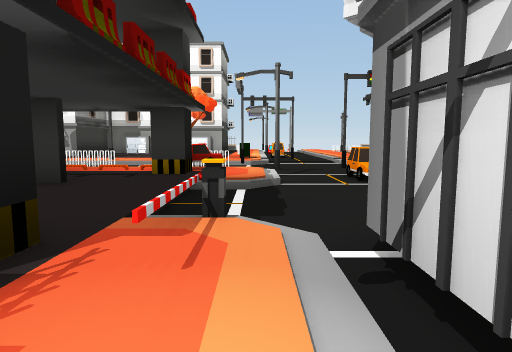
View 1 (above)

24 first-person views from a walk through a Unity game level. The camera is 1.4 m above the floor, tilts 6° down and sees 75° across. The floor is counted in squares, 2 m on a side. Each view is taken from the middle of a square. On the plan, view 1 faces up. The plan holds only what a view shows up to about 10 squares ahead; the rest is blank. The place goes on beyond the plan. The player is left out. Surface patterns are stand-ins for the level's own textures.

View 2
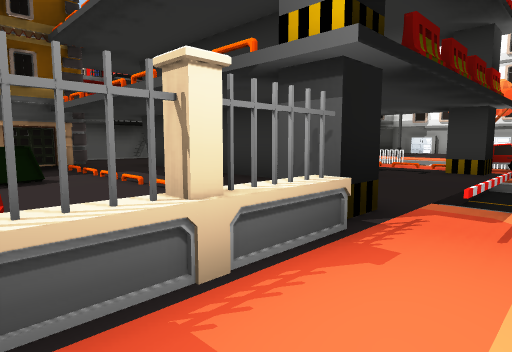

View 3
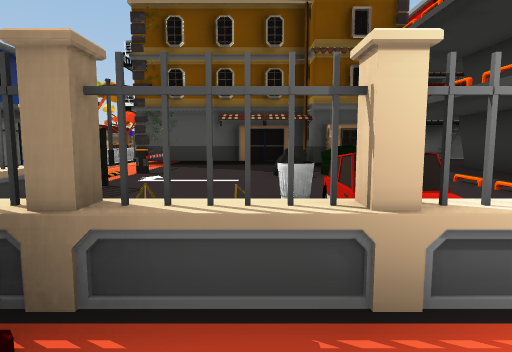

View 4
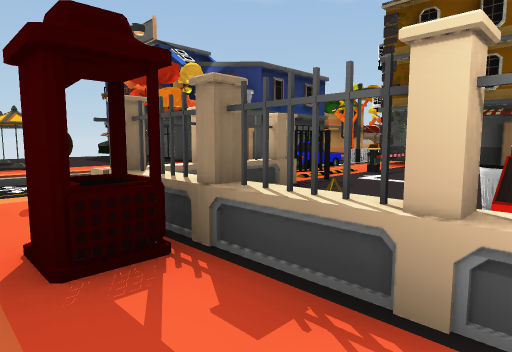

View 5
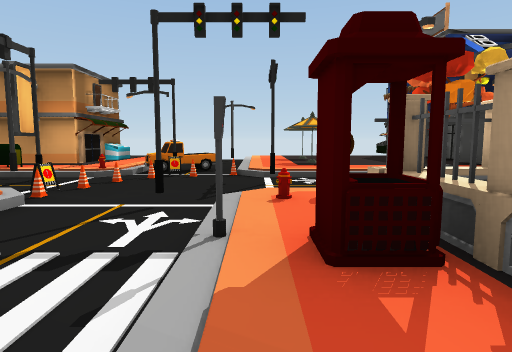

View 6
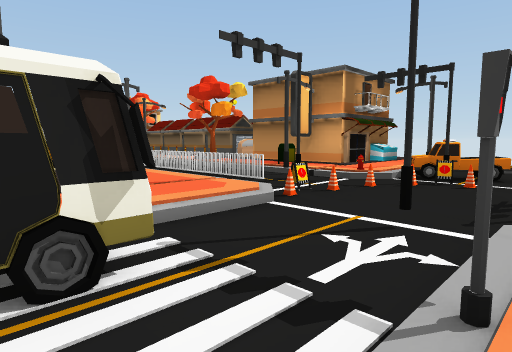

View 7
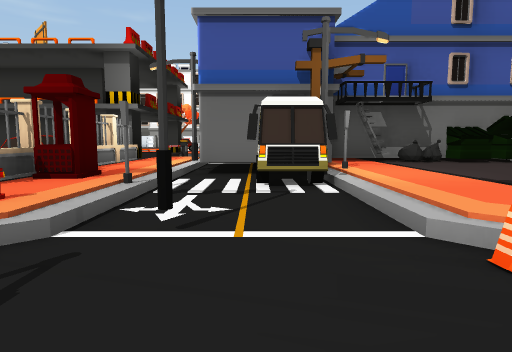

View 8
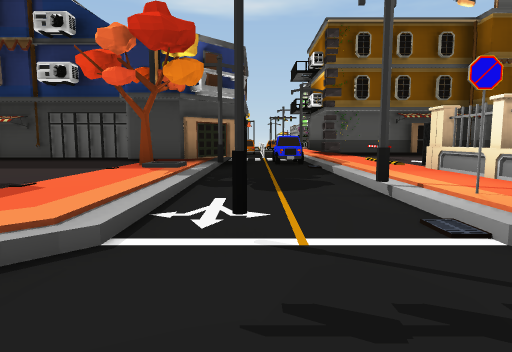

View 9
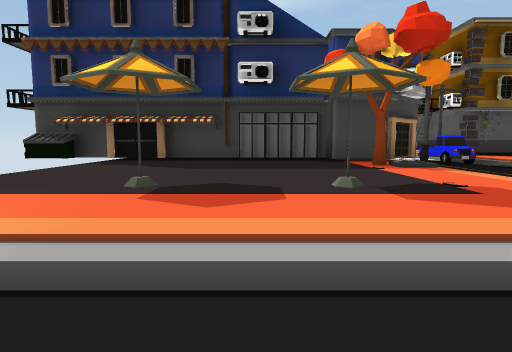

View 10
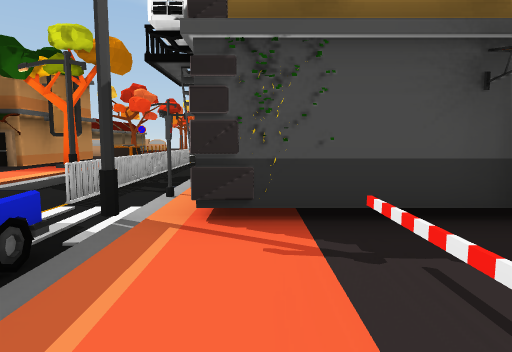

View 11
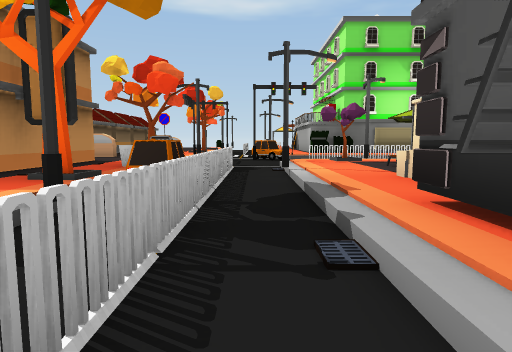

View 12
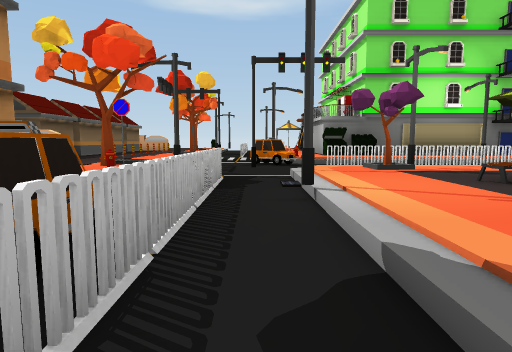

View 13
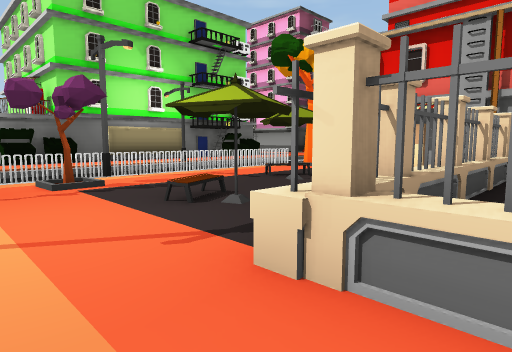

View 14
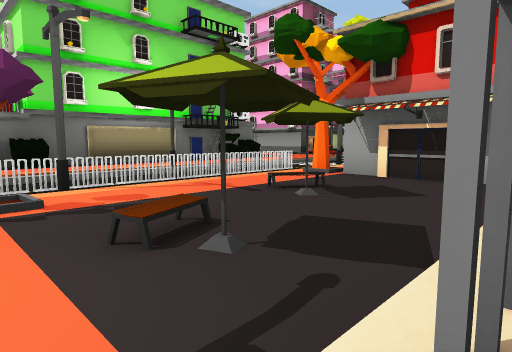

View 15
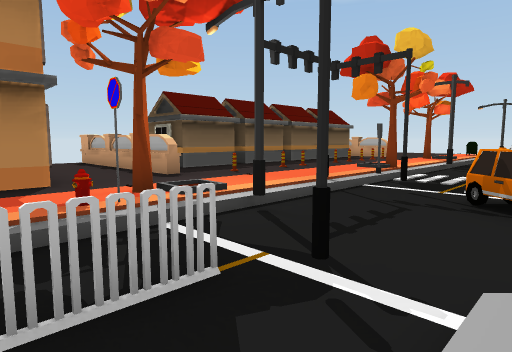

View 16
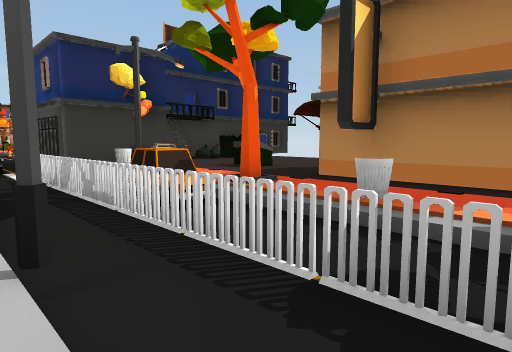

View 17
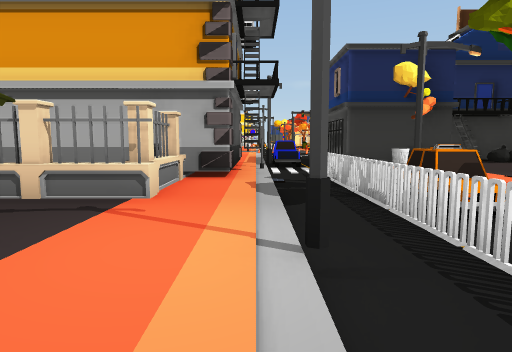

View 18
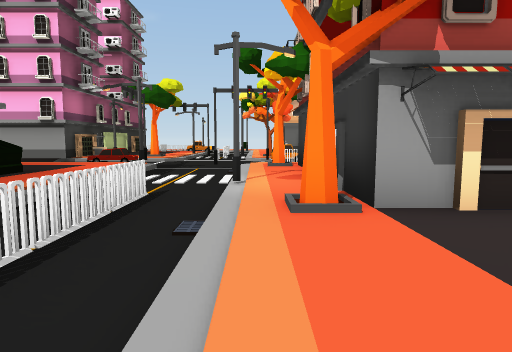

View 19
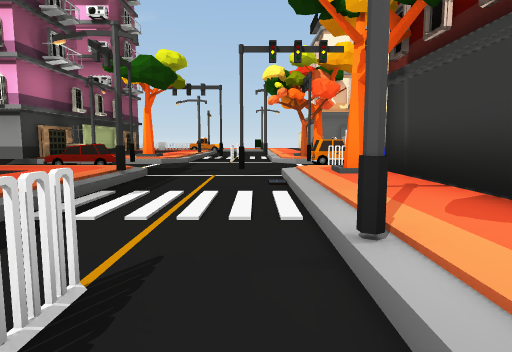

View 20
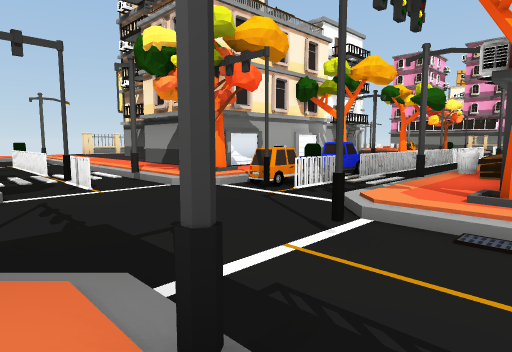

View 21
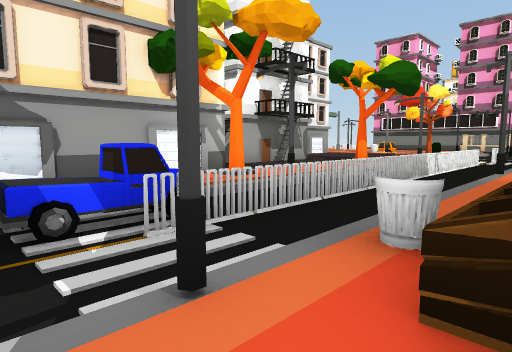

View 22
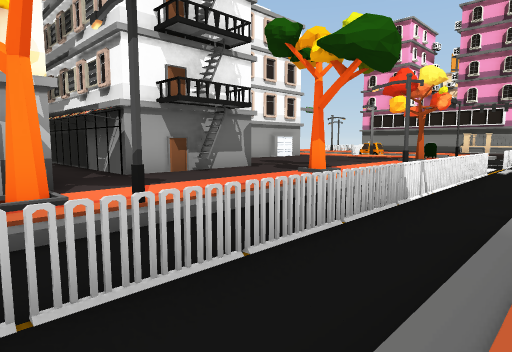

View 23
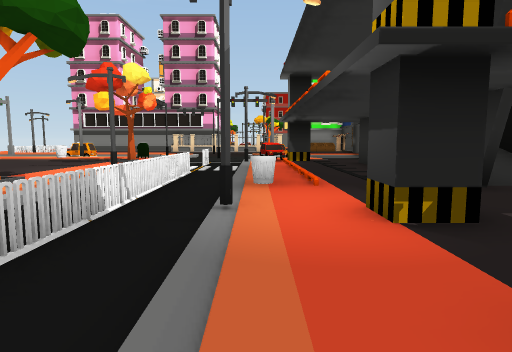

View 24
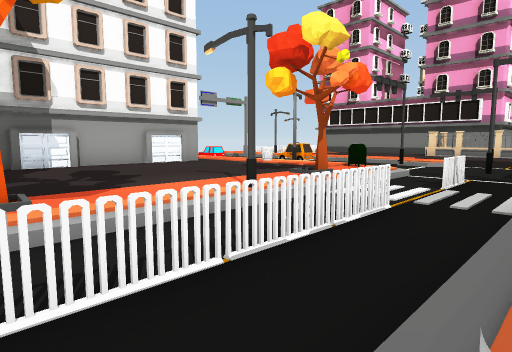

### Floor plan
Key: @ floor where view 1 was taken; # wall or solid block; x gap in a wall; . main floor; - floor 0.25 m lower than the main floor; / step, stairs or slope; = window, fence, low wall or low ledge; ^ raised ledge; C car; S streetlight; T taxi; B barrier; U building; F fence; M dumpster; I bin; R tree; A barricade; L mailbox; K truck; E bus; O other object.
Columns run from 26 left of view 1 to 7 right of it. Each row starts with its distance up from view 1.
 19               #   #U##
 18    F-        .#   .....
 17   /F-.       .#   ......
 16   /--..      .####.......
 15   /--..      .............
 14   /FS. U   .O....O........L
 13   /--.RO  O.RS...R/..S.R...
 12  -----T/CC-------------------
 11  -----FFCFFFFFFFFFFFFF--FF---
 10 C----------------------------
  9 ../-#/..SI......S.I....  C/-#-
  8 ..S--.R..U#  ....///////CC.S-T
  7 ../--.O       .#...........--
  6 ../--..        ..U  UU#..//--
  5 ../--..          .     ../---
  4 ../--S.         .U##UU#../--
  3  ./F-..         ....... ..B-
  2   /x-.R####     UU....  UB.# E
  1   /F-.O...#      #..... .#.# E####
  0  .SF-.....^     ##.M... .#@S E.^^^
 -1 ../F-..O..^ #   #..M..ICC=.###.^^^
 -2 ../F .....# #   #..O... .^.-##x^^^
 -3 U./F .....# #   #...... .O.-E#.^^
 -4 ../F S..O.^##   #.BB.##=^##---.^
 -5  .// .R.....## ##.........O---.^^
 -6   T--/..S.....U#S.......S//--O/^^^
 -7  -T--#-----------CC----------OA^^^
 -8 -#----FxFFTFFxF-----------#--O ^FF
 -9 #/#/S/////O/S//#####S//////-O--^S^
-10 ..../RO.I.R... IR  #.R.....OA#O^LL
-11 .........U.... #   #.......-K/.^U
-12 O.O.O.####..MM..   #....O..--S.
-13 ###.O.     ..  .#  #.......--
-14 UU# O.          #  # ...O..-   U
-15     O.             # ......    U
-16     O              #......
-17    OO              #

Where each view was taken, in squares from view 1:
view 1: 0 up, 0 right, facing up
view 2: 1 down, 0 right, facing up-left
view 3: 2 down, 0 right, facing left
view 4: 1 down, 0 right, facing down-left
view 5: 1 down, 0 right, facing down
view 6: 2 down, 0 right, facing down-right
view 7: 8 down, 2 right, facing up
view 8: 8 down, 2 right, facing left
view 9: 13 down, 2 right, facing left
view 10: 5 down, 7 left, facing left
view 11: 7 down, 11 left, facing left
view 12: 7 down, 14 left, facing left
view 13: 6 down, 15 left, facing up-left
view 14: 5 down, 16 left, facing up-left
view 15: 6 down, 19 left, facing down-left
view 16: 6 down, 20 left, facing down-right
view 17: 6 down, 20 left, facing right
view 18: 2 down, 21 left, facing up
view 19: 2 up, 22 left, facing up
view 20: 7 up, 25 left, facing up-right
view 21: 8 up, 19 left, facing up-right
view 22: 9 up, 15 left, facing up-right
view 23: 9 up, 14 left, facing right
view 24: 9 up, 9 left, facing up-right
